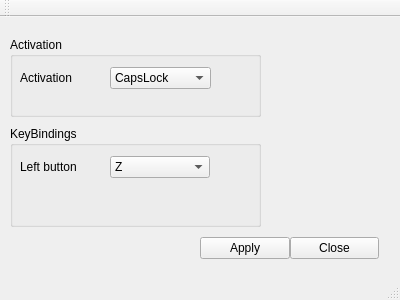
<?xml version="1.0" encoding="UTF-8"?>
<ui version="4.0">
 <class>xmkeys</class>
 <widget class="QMainWindow" name="xmkeys">
  <property name="geometry">
   <rect>
    <x>0</x>
    <y>0</y>
    <width>400</width>
    <height>300</height>
   </rect>
  </property>
  <property name="windowTitle">
   <string>xmkeys</string>
  </property>
  <widget class="QWidget" name="centralWidget">
   <widget class="QGroupBox" name="activationBox">
    <property name="geometry">
     <rect>
      <x>10</x>
      <y>20</y>
      <width>251</width>
      <height>80</height>
     </rect>
    </property>
    <property name="title">
     <string>Activation</string>
    </property>
    <widget class="QComboBox" name="activationComboBox">
     <property name="geometry">
      <rect>
       <x>100</x>
       <y>30</y>
       <width>101</width>
       <height>22</height>
      </rect>
     </property>
     <item>
      <property name="text">
       <string>CapsLock</string>
      </property>
     </item>
    </widget>
    <widget class="QLabel" name="labelActivation">
     <property name="geometry">
      <rect>
       <x>10</x>
       <y>30</y>
       <width>91</width>
       <height>21</height>
      </rect>
     </property>
     <property name="text">
      <string>Activation</string>
     </property>
    </widget>
   </widget>
   <widget class="QGroupBox" name="keyBindingsBox">
    <property name="geometry">
     <rect>
      <x>10</x>
      <y>109</y>
      <width>251</width>
      <height>101</height>
     </rect>
    </property>
    <property name="title">
     <string>KeyBindings</string>
    </property>
    <widget class="QLabel" name="labelLeftButton">
     <property name="geometry">
      <rect>
       <x>10</x>
       <y>30</y>
       <width>90</width>
       <height>21</height>
      </rect>
     </property>
     <property name="text">
      <string>Left button</string>
     </property>
    </widget>
    <widget class="QComboBox" name="leftButtonComboBox">
     <property name="geometry">
      <rect>
       <x>100</x>
       <y>30</y>
       <width>100</width>
       <height>22</height>
      </rect>
     </property>
     <item>
      <property name="text">
       <string>Z</string>
      </property>
     </item>
     <item>
      <property name="text">
       <string>X</string>
      </property>
     </item>
    </widget>
   </widget>
   <widget class="QPushButton" name="applyButton">
    <property name="geometry">
     <rect>
      <x>200</x>
      <y>220</y>
      <width>90</width>
      <height>22</height>
     </rect>
    </property>
    <property name="text">
     <string>Apply</string>
    </property>
   </widget>
   <widget class="QPushButton" name="closeButton">
    <property name="geometry">
     <rect>
      <x>290</x>
      <y>220</y>
      <width>89</width>
      <height>22</height>
     </rect>
    </property>
    <property name="text">
     <string>Close</string>
    </property>
   </widget>
  </widget>
  <widget class="QMenuBar" name="menuBar">
   <property name="geometry">
    <rect>
     <x>0</x>
     <y>0</y>
     <width>400</width>
     <height>19</height>
    </rect>
   </property>
  </widget>
  <widget class="QToolBar" name="mainToolBar">
   <attribute name="toolBarArea">
    <enum>TopToolBarArea</enum>
   </attribute>
   <attribute name="toolBarBreak">
    <bool>false</bool>
   </attribute>
  </widget>
  <widget class="QStatusBar" name="statusBar"/>
 </widget>
 <layoutdefault spacing="6" margin="11"/>
 <resources/>
 <connections/>
</ui>
